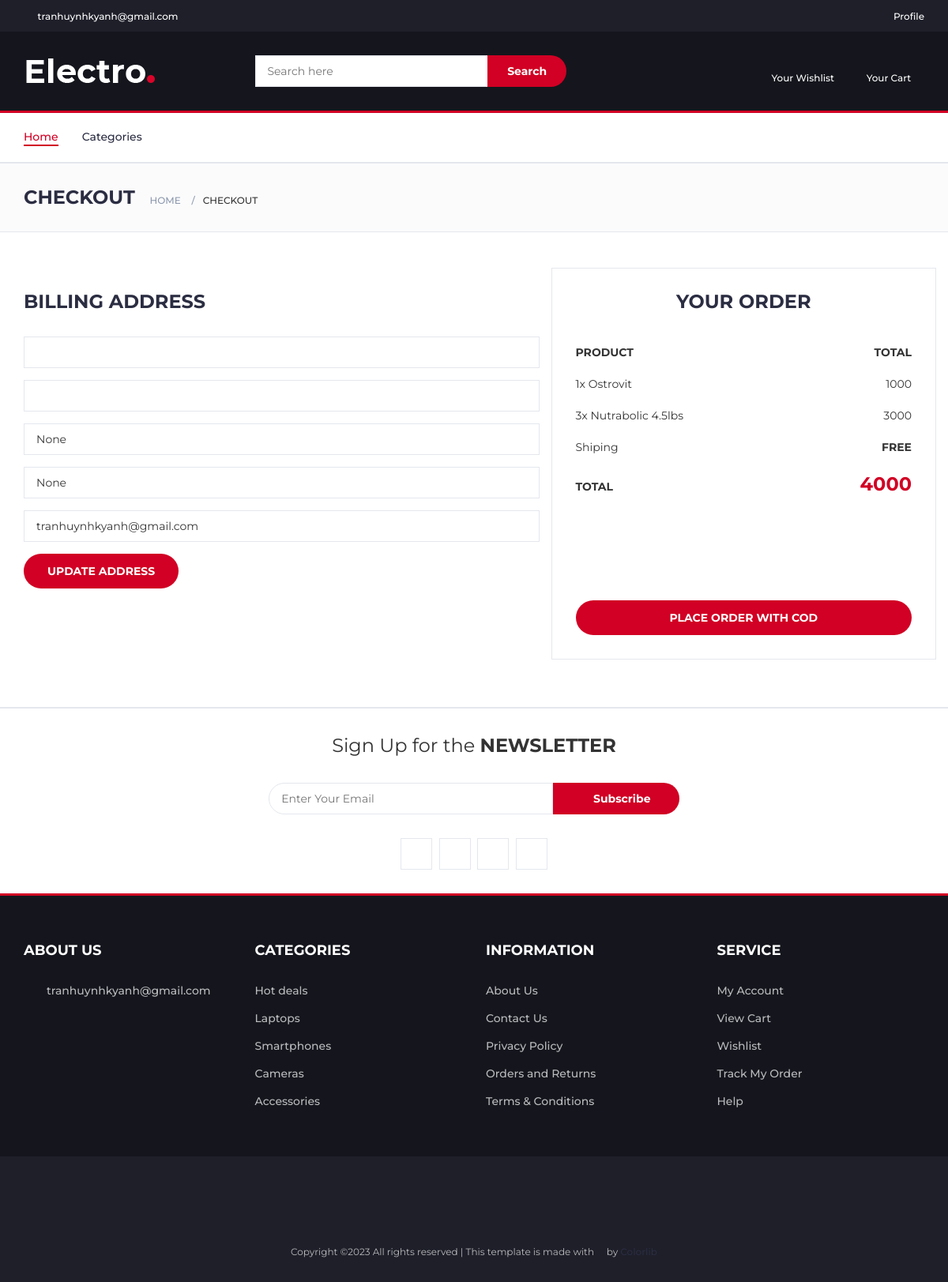
/checkout/ (signed in), run on an earlier commit of the app's database.
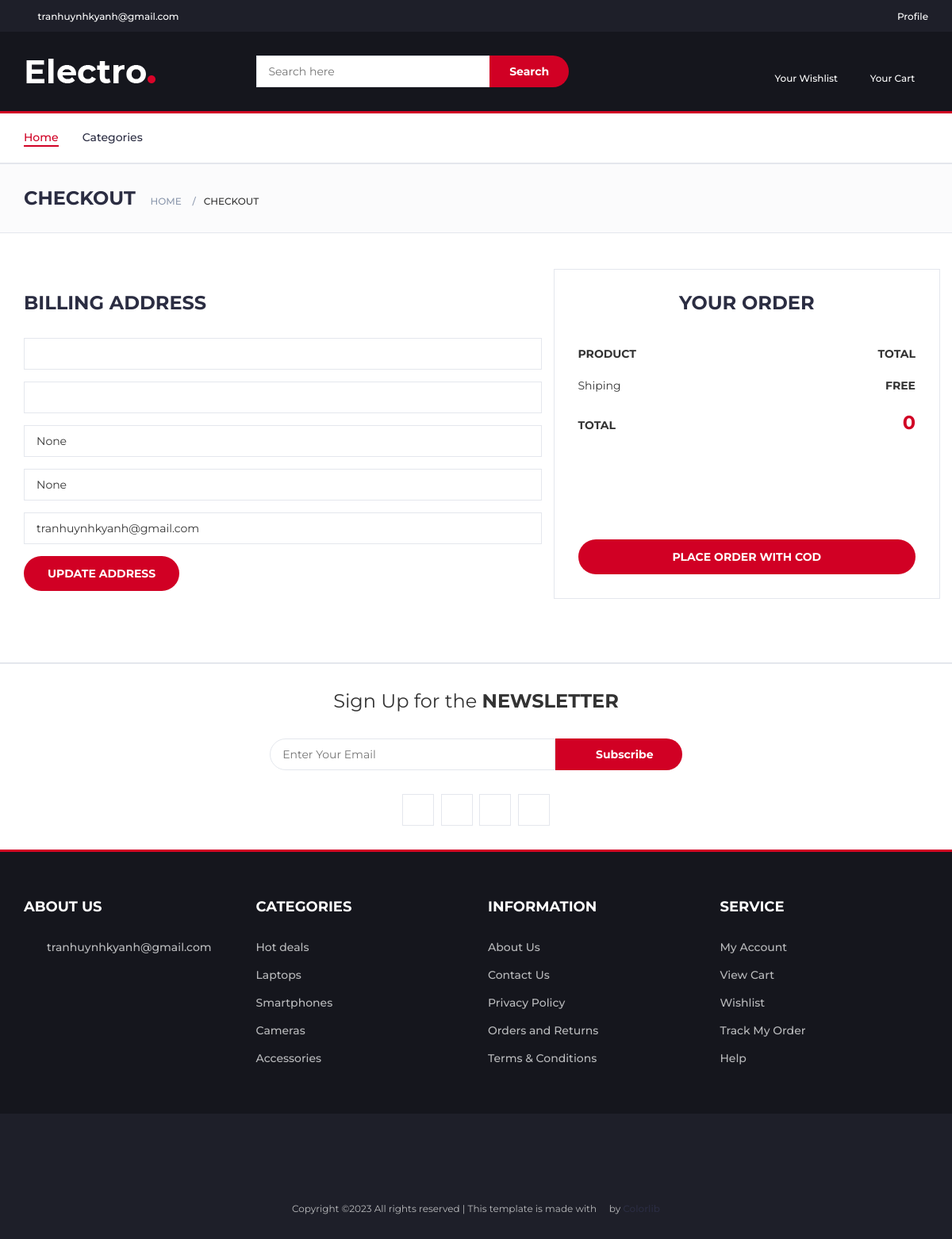
And on a later commit of the database.
### core/models.py (models this page shows, shortened)
class ProductCart(models.Model):
    product= models.ForeignKey(Product,on_delete=models.CASCADE)
    qty = models.IntegerField(default=1)
    price = models.PositiveBigIntegerField(default=2000)
    user = models.ForeignKey(User,on_delete=models.CASCADE)

class Product(models.Model):
    pid =  ShortUUIDField(unique = True,length = 10,max_length=20,prefix="pro",alphabet="abcdefgh123456")
    title = models.CharField(max_length=100,default="MSI Laptop")
    category = models.ForeignKey(Category,on_delete=models.SET_NULL,null=True,db_constraint=False)
    image = models.ImageField(upload_to=user_directory_path,default="MSILaptop.jpg",null=True)
    description = models.CharField(blank=True,default="This is the product",max_length=300)
    price = models.PositiveBigIntegerField(default=2000,null=True)
    old_price = models.PositiveBigIntegerField(default=3000,null=True)
    specifications = models.TextField(null=True,blank=True)
    tags = models.ManyToManyField(Tag)
    product_status = models.TextField(choices=STATUS,max_length=10,default="Draft",null=True)
    status = models.BooleanField(default=True)
    in_stock = models.BooleanField(default=True)
    featured = models.BooleanField(default=True)
    digital = models.BooleanField(default=True)
    sku = ShortUUIDField(unique = True,length = 4,max_length=20,prefix="sku",alphabet="1234567890")
    vendor = models.ForeignKey(Vendor,on_delete=models.CASCADE,null=True)
    image_url = models.URLField(null=True)
    autocomplete_fields = ["title"]
    class Meta:
        verbose_name_plural = "Products"

### core/views.py (the view)
# urls.py: path("checkout/",CheckoutView,name="checkout"),
@login_required
def CheckoutView(request):
    try:
        cart = Cart.objects.filter(user=request.user).first()
        products = cart.product.all()
        address = Address.objects.get(user=request.user)
        total_price = 0
        for product in products:
            if product.price != None:
                total_price += product.price
            else:
                total_price += product.old_price
    except:
        products = {}
        total_price = 0
    context = {
        'products' : products,
        'price': total_price,
        'address':address,
    }
    return render (request,"checkout.html",context)

### templates/checkout.html (shortened to what this page needs)
{% extends "index.html" %}
{%load static%}
{%block body%}
		<div id="breadcrumb" class="section">
			<div class="container">
				<div class="row">
					<div class="col-md-12">
						<h3 class="breadcrumb-header">Checkout</h3>
						<ul class="breadcrumb-tree">
							<li><a href="#">Home</a></li>
							<li class="active">Checkout</li>
						</ul>
					</div>
				</div>
			</div>
		</div>
		<div class="section">
			<div class="container">
				<div class="row">
					<div class="col-md-7">
						<div class="billing-details">
							<div class="section-title">
								<h3 class="title">Billing address</h3>
							</div>
							<div class="form-group">
								<input class="input" type="text" name="first-name" placeholder="{{request.user.first_name}}" value ="{{request.user.first_name}}" >
							</div>
							<div class="form-group">
								<input class="input" type="text" name="last-name" placeholder="{{request.user.last_name}}" value="{{request.user.last_name}}" >
							</div>
							<div class="form-group">
								<input class="input" type="text" name="address" placeholder="{{address.address}}" value="{{address.address}}">
							</div>
							<div class="form-group">
								<input class="input" type="tel" name="tel" placeholder="{{address.phone}}" value="{{address.phone}}">
							</div>
							<div class="form-group">
								<input class="input" type="email" name="email" placeholder="{{user.email}}" value="{{user.email}}">
							</div>
							<button class="primary-btn" id="updateProfile" >Update Address</button>
						</div>
					</div>
					<div class="col-md-5 order-details">
						<div class="section-title text-center">
							<h3 class="title">Your Order</h3>
						</div>
						<div class="order-summary">
							<div class="order-col">
								<div><strong>PRODUCT</strong></div>
								<div><strong>TOTAL</strong></div>
							</div>
							<div class="order-products">
								{%for product in products%}
									<div class="order-col">
										<div>{{product.qty}}x {{product.product.title}}</div>
										<div>{{product.price}}</div>
									</div>
								{%endfor%}
							</div>
							<div class="order-col">
								<div>Shiping</div>
								<div><strong>FREE</strong></div>
							</div>
							<div class="order-col">
								<div><strong>TOTAL</strong></div>
								<div><strong class="order-total">{{price}}</strong></div>
							</div>
						</div>
						<div class="payment-method">
							<div class="input-radio">
								<label for="paypal">
								</label>
							</div>
							<div class="input-radio">
								<label for="momo">
								</label>
							</div>
						</div>
						<a href="{%url 'order'%}" class="primary-btn order-submit">Place order with COD</a>
					</div>
				</div>
			</div>
		</div>
{%endblock body%}

What changed in the data, as far as the page shows it:
removed ProductCart: qty "1", product "Ostrovit", price "1000"
removed ProductCart: qty "3", product "Nutrabolic 4.5lbs", price "3000"
Also different on the page:
{{ price }}: "4000" → "0"
